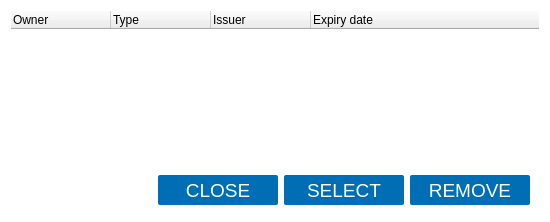
<?xml version="1.0" encoding="UTF-8"?>
<ui version="4.0">
 <class>CertificateHistory</class>
 <widget class="QWidget" name="CertificateHistory">
  <property name="windowModality">
   <enum>Qt::WindowModal</enum>
  </property>
  <property name="geometry">
   <rect>
    <x>0</x>
    <y>0</y>
    <width>550</width>
    <height>222</height>
   </rect>
  </property>
  <property name="windowTitle">
   <string>Used certificates</string>
  </property>
  <property name="styleSheet">
   <string notr="true">QWidget#CertificateHistory{ border-radius: 2px; background-color: #FFFFFF; border: none;}</string>
  </property>
  <layout class="QVBoxLayout" name="CertificateHistoryLayout">
   <item>
    <widget class="QTreeWidget" name="view">
     <property name="styleSheet">
      <string notr="true">border: none;</string>
     </property>
     <property name="editTriggers">
      <set>QAbstractItemView::CurrentChanged</set>
     </property>
     <property name="selectionMode">
      <enum>QAbstractItemView::MultiSelection</enum>
     </property>
     <property name="rootIsDecorated">
      <bool>false</bool>
     </property>
     <property name="columnCount">
      <number>4</number>
     </property>
     <column>
      <property name="text">
       <string>Owner</string>
      </property>
     </column>
     <column>
      <property name="text">
       <string>Type</string>
      </property>
     </column>
     <column>
      <property name="text">
       <string>Issuer</string>
      </property>
     </column>
     <column>
      <property name="text">
       <string>Expiry date</string>
      </property>
     </column>
    </widget>
   </item>
   <item>
    <widget class="QWidget" name="widget" native="true">
     <property name="minimumSize">
      <size>
       <width>0</width>
       <height>45</height>
      </size>
     </property>
     <property name="styleSheet">
      <string notr="true">border: none;</string>
     </property>
     <layout class="QHBoxLayout" name="horizontalLayout">
      <item>
       <spacer name="horizontalSpacer">
        <property name="orientation">
         <enum>Qt::Horizontal</enum>
        </property>
        <property name="sizeHint" stdset="0">
         <size>
          <width>25</width>
          <height>18</height>
         </size>
        </property>
       </spacer>
      </item>
      <item>
       <widget class="QPushButton" name="close">
        <property name="enabled">
         <bool>true</bool>
        </property>
        <property name="minimumSize">
         <size>
          <width>120</width>
          <height>30</height>
         </size>
        </property>
        <property name="font">
         <font>
          <pointsize>14</pointsize>
         </font>
        </property>
        <property name="styleSheet">
         <string notr="true">QPushButton {
	border-radius: 2px;
	border: none;
	color: #ffffff;
	background-color: #006EB5;
}
QPushButton:pressed {
	background-color: #41B6E6;
}
QPushButton:hover:!pressed {
	background-color: #008DCF;
}
QPushButton:disabled {
	background-color: #BEDBED;
}</string>
        </property>
        <property name="text">
         <string>CLOSE</string>
        </property>
        <property name="default">
         <bool>true</bool>
        </property>
       </widget>
      </item>
      <item>
       <widget class="QPushButton" name="select">
        <property name="enabled">
         <bool>true</bool>
        </property>
        <property name="minimumSize">
         <size>
          <width>120</width>
          <height>30</height>
         </size>
        </property>
        <property name="font">
         <font>
          <pointsize>14</pointsize>
         </font>
        </property>
        <property name="styleSheet">
         <string notr="true">QPushButton {
	border-radius: 2px;
	border: none;
	color: #ffffff;
	background-color: #006EB5;
}
QPushButton:pressed {
	background-color: #41B6E6;
}
QPushButton:hover:!pressed {
	background-color: #008DCF;
}
QPushButton:disabled {
	background-color: #BEDBED;
}</string>
        </property>
        <property name="text">
         <string>SELECT</string>
        </property>
        <property name="default">
         <bool>true</bool>
        </property>
       </widget>
      </item>
      <item>
       <widget class="QPushButton" name="remove">
        <property name="minimumSize">
         <size>
          <width>120</width>
          <height>30</height>
         </size>
        </property>
        <property name="font">
         <font>
          <pointsize>14</pointsize>
         </font>
        </property>
        <property name="styleSheet">
         <string notr="true">QPushButton {
	border-radius: 2px;
	border: none;
	color: #ffffff;
	background-color: #006EB5;
}
QPushButton:pressed {
	background-color: #41B6E6;
}
QPushButton:hover:!pressed {
	background-color: #008DCF;
}
QPushButton:disabled {
	background-color: #BEDBED;
}</string>
        </property>
        <property name="text">
         <string>REMOVE</string>
        </property>
       </widget>
      </item>
     </layout>
    </widget>
   </item>
  </layout>
 </widget>
 <resources/>
 <connections/>
 <slots>
  <slot>showCertificate()</slot>
 </slots>
</ui>
